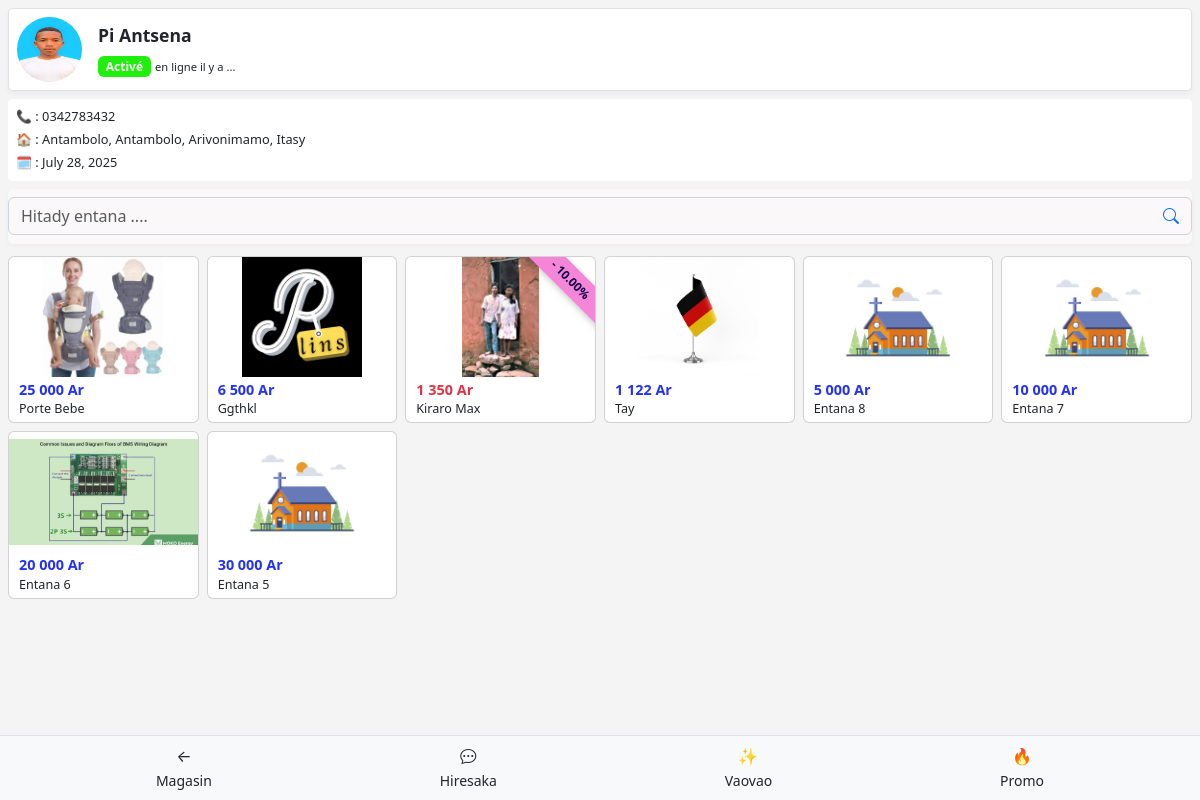
Page /acheteur/magasin/1/recherche/ on the committed database.
### vendeur/models.py (models this page shows, shortened)
class Magasin(models.Model):
    vendeur = models.OneToOneField(settings.AUTH_USER_MODEL, on_delete=models.CASCADE, related_name='magasin')
    nom_magasin = models.CharField(max_length=100)
    logo = models.ImageField(upload_to='logo_magasin', blank=True, null=True)
    lien_page_facebook = models.CharField()
    adresse_magasin = models.ForeignKey(Adresse, on_delete=models.SET_NULL, null=True)
    precision_adresse = models.CharField(max_length=150, blank=True, null=True)
    date_inscription = models.DateField(auto_now_add=True)

class Adresse(models.Model):
    region = models.CharField(max_length=100)
    district = models.CharField(max_length=100)
    commune = models.CharField(max_length=100)
    fokontany = models.CharField(max_length=100, blank=True, null=True)
    def __str__(self):
        parties = [self.fokontany, self.commune, self.district, self.region]
        return ", ".join([p for p in parties if p])

class Produits(models.Model):
    magasin = models.ForeignKey(Magasin, on_delete=models.CASCADE, related_name='produits')
    nom_produit = models.CharField(max_length=100)
    description = models.CharField(max_length=180)
    moq = models.IntegerField(default=1)
    image_profil_produit = models.ImageField(upload_to='image_profil_produit')
    mot_clet = models.CharField(max_length=250)
    created_at = models.DateTimeField(auto_now_add=True)
    modele_livraison = models.ForeignKey('ModeleLivraison', on_delete=models.SET_NULL, null=True, help_text="frais de livraison appliqué à ce produit")
    promo_active = models.BooleanField(default=False)
    reduction_pourcentage = models.DecimalField(
        max_digits=5, decimal_places=2, null=True, blank=True,
        help_text="Pourcentage de réduction (0-100)"
    )
    promo_debut = models.DateTimeField(null=True, blank=True)
    promo_fin = models.DateTimeField(null=True, blank=True)
    def est_nouveau(self):
        from django.utils import timezone
        return (timezone.now() - self.created_at).days < 7
    def promo_est_active(self):
        maintenant = timezone.now()
        return (
            self.promo_active
            and self.reduction_pourcentage is not None
            and self.promo_debut is not None
            and self.promo_fin is not None
            and self.promo_debut <= maintenant <= self.promo_fin
        )
    def get_prix_minimum(self):
        variations = self.variations.all()
        if not variations.exists():
            return None  # Ou un prix par défaut
        prix_min = min(variation.prix for variation in variations)
        if self.promo_est_active():
            reduction = self.reduction_pourcentage or Decimal(0)
            prix_promo = prix_min * (1 - reduction / Decimal(100))
            return round(prix_promo, 2)
        return prix_min

class VariationProduit(models.Model):
    produit = models.ForeignKey(Produits, on_delete=models.CASCADE, related_name='variations')
    nom_variation = models.CharField(max_length=100)
    image_variation = models.ImageField(upload_to='image_variation', blank=True, null=True)
    prix = models.IntegerField()
    stock = models.PositiveIntegerField(default=0)

### users/models.py (models this page shows, shortened)
class CustomUser(AbstractBaseUser, PermissionsMixin):
    ROLE_CHOICES = (
        ('vendeur', 'vendeur'),
        ('acheteur', 'acheteur'),
    )
    phone = models.CharField(max_length=20, unique=True)
    role = models.CharField(max_length=10, choices=ROLE_CHOICES)
    is_active = models.BooleanField(default=False)
    is_staff = models.BooleanField(default=False)
    objects = CustomUserManager()
    USERNAME_FIELD = 'phone'
    REQUIRED_FIELDS = ['role']

### acheteur/views.py (the view, shortened to what this page needs)
# urls.py: path("magasin/<int:magasin_id>/recherche/", RechercheProduitsMagasinView.as_view(), name="acheteur_recherche_produits_magasin")
class RechercheProduitsMagasinView(BaseInfiniteScrollView):
    template_name = "acheteur/recherche_produits_magasin.html"
    ajax_template_name = "acheteur/includes/produits_list.html"
    def get_queryset(self):
        magasin_id = self.kwargs.get("magasin_id")
        magasin = get_object_or_404(Magasin, id=magasin_id)
        query = self.request.GET.get("q", "").strip()
        produits = (
            Produits.objects
            .filter(magasin=magasin)
            .prefetch_related("variations")
            .all()
        )
        if not query:
            return produits.order_by("-id")
    def get_context_data(self, **kwargs):
        context = super().get_context_data(**kwargs)
        magasin_id = self.kwargs.get("magasin_id")
        magasin = get_object_or_404(Magasin, id=magasin_id)
        context["magasin"] = magasin
        context["query"] = self.request.GET.get("q", "").strip()
        produit_id = self.request.GET.get("from")
        context["produit_retour_id"] = produit_id
        return context

### acheteur/templatetags/format_mg.py (called while the page is built)
@register.filter
def separateur_mg(value):
    try:
        valeur = float(value)
        return f"{valeur:,.0f}".replace(",", " ")
    except (ValueError, TypeError):
        return value

### acheteur/views_base.py (called while the page is built, shortened)
    def get_paginate_by(self, queryset):
        page_size = self.request.GET.get('page_size')
        if page_size and page_size.isdigit():
            return int(page_size)
        return self.paginate_by

    def get(self, request, *args, **kwargs):
        queryset = self.get_queryset()
        paginate_by = self.get_paginate_by(queryset)
        paginator = Paginator(queryset, paginate_by)
        page_number = request.GET.get('page', 1)
        try:
            page_obj = paginator.page(page_number)
        except (EmptyPage, ValueError):
            if request.headers.get('X-Requested-With') == 'XMLHttpRequest':
                return JsonResponse({'produits_html': '', 'has_next': False})
            page_obj = paginator.page(paginator.num_pages)
        self.object_list = page_obj.object_list
        context = self.get_context_data(object_list=page_obj)
        return self.render_to_response(context)

### vendeur/context_processors.py (called while the page is built)
def magasin_context(request):
    if request.user.is_authenticated:
        try:
            return {'magasin': request.user.magasin}
        except Magasin.DoesNotExist:
            return {'magasin': None}
    return {'magasin': None}

### acheteur/templates/acheteur/recherche_produits_magasin.html (shortened to what this page needs)
{% extends 'acheteur/base_magasin_detail.html' %}
{% load static %}
{% block extra_css %}
<link rel="stylesheet" href="{% static 'css/liste_produits.css' %}">
{% endblock %}
{% block content %}
  <div class="d-flex align-items-center p-2 border en-tete"
      style="border-radius: 5px;">
      {% if magasin.logo %}
          <img src="{{ magasin.logo.url }}" alt="Logo du magasin"
              class="rounded-circle me-3" width="65" height="65">
      {% else %}
          <img src="{% static 'images/logo_pardefaut.jpg' %}" alt="Logo par défaut"
              class="rounded-circle me-3" width="65" height="65">
      {% endif %}
      <div>
          <p class="mb-1 fw-bold" style="font-size: 1.1em;">{{ magasin.nom_magasin }}</p>
          {% if magasin.vendeur.is_active %}
          <span class="badge" style="background-color: rgb(32, 238, 13);">Activé</span>
          {% else %}
          <span class="badge bg-danger">Non activé</span>
          {% endif %}
          <span style="font-size: 0.7rem;">en ligne il y a ...</span>
      </div>
  </div>
    <div class="card-infos my-2 p-2">
        <div style="font-size: 0.8rem;">
            <p class="mb-1"><span>📞 :</span> {{ magasin.vendeur.phone }}</p>
            <p class="mb-1"><span>🏠 :</span> {{ magasin.adresse_magasin }}</p>
            <p class="mb-0"><span>🗓️ :</span> {{ magasin.date_inscription }}</p>
        </div>
    </div>
    <div class="search-bar-sticky-magasin">
        <form method="GET" action="{% url 'acheteur_recherche_produits_magasin' magasin.id %}" class="mb-1">
            <div class="input-group search-group">
                <input type="text" name="q" class="form-control search-input"
                        value="{{ query }}" placeholder="Hitady entana ...." aria-label="Rechercher" />
                <button type="submit" class="btn border-0 bg-transparent text-primary search-addon">
                    <i class="bi bi-search"></i>
                </button>
            </div>
        </form>
    </div>
    {% if produits %}
        <div id="produits-container" class="row row-cols-2 row-cols-sm-3 row-cols-md-4 row-cols-lg-5 row-cols-xl-6 g-2 mt-1">
            {% include 'acheteur/includes/produits_list.html' %}
        </div>
    <br>
        {% else %}
        <p class="text-center mt-4">Tsy mbola misy io entana io!</p>
        <hr>
    {% endif %}
    <footer class="fixed-bottom bg-light border-top py-2">
    <div class="container">
        <div class="d-flex justify-content-around text-center">
        <a href="{% url 'acheteur_produits_magasin' magasin.id %}?from={{ produit_retour_id }}"
            class="text-decoration-none text-dark">
            <i>←</i><br><small>Magasin</small>
        </a>
        <a href="#" class="text-decoration-none text-dark">
            <i class="bi bi-chat-dots"></i><br><small>Hiresaka</small>
        </a>
        <a href="#" class="text-decoration-none text-dark">
            <span>✨</span><br><small>Vaovao</small>
        </a>
        <a href="#" class="text-decoration-none text-dark">
            <span>🔥</span><br><small>Promo</small>
        </a>
        </div>
    </div>
    </footer>
{% endblock %}

### acheteur/templates/acheteur/includes/produits_list.html
{% load format_mg %}
 {% for prod in produits %}
  <div class="col">
    <a href="{% url 'acheteur_detail_produit' prod.id %}" class="text-decoration-none text-dark">
      <div class="card h-100 position-relative">
        {% if prod.promo_est_active %}
          <span class="badge-promo"><strong>- {{ prod.reduction_pourcentage }}%</strong></span>
        {% elif prod.est_nouveau %}
          <span class="badge-nouveau">Vaovao</span>
        {% endif %}
        <img src="{{ prod.image_profil_produit.url }}" class="produit-img"
          alt="{{ prod.nom_produit }}" onerror="this.src='https://via.placeholder.com/150'" />
        <div class="card-body nom_prix" style="font-size: 0.9rem;">
          {% if prod.promo_est_active %}
            <strong> <span class="text-danger">{{ prod.get_prix_minimum|separateur_mg }} Ar</span> </strong>
          {% else %}
            <strong> <span style="color: rgb(36, 50, 245);">{{ prod.get_prix_minimum|separateur_mg }} Ar</span> </strong>
          {% endif %}
          <div class="small text-truncate">{{ prod.nom_produit }}</div>
        </div>
      </div>
    </a>
  </div>
{% endfor %}

### acheteur/static/css/liste_produits.css (style rules this page uses)
body { background-color: rgb(246, 244, 244); }
.search-group { border: 1px solid #ced4da; border-radius: 0.375rem; overflow: hidden; }
.search-input { border: none; background: transparent; }
.search-addon { background: transparent; }
.produit-img { width: 100%; height: 120px; object-fit: contain; border-top-left-radius: 0.375rem; border-top-right-radius: 0.375rem; }
.card { min-height: 150px; overflow: hidden; transition: transform 0.2s ease-in-out; }
.nom_prix { padding-left: 10px; padding-bottom: 3px; padding-top: 2px; }
.badge-promo { position: absolute; top: 10px; right: -40px; background-color: #f585d7; color: rgb(20, 1, 73); font-size: 0.75rem; padding: 4px 40px; transform: rotate(45deg); box-shadow: 0 2px 6px rgba(0, 0, 0, 0.2); z-index: 10; }

### acheteur/templates/acheteur/recherche_produits_magasin.html (style rules this page uses)
.en-tete { position: sticky; top: 0; z-index: 100; background-color: white; padding: 10px; border-radius: 5px; box-shadow: 0 2px 4px rgba(0, 0, 0, 0.05); }
.search-bar-sticky-magasin { position: sticky; top: 80px; z-index: 99; background-color: rgb(250, 248, 248); padding-top: 8px; padding-bottom: 5px; border-radius: 5px; box-shadow: 0 2px 4px rgba(0,0,0,0.03); }
.en-tete, .search-bar-sticky-magasin { transition: all 0.3s ease-in-out; }
.card-infos { overflow: hidden; transition: transform 0.2s ease-in-out; background-color: white; border-radius: 5px; }

### rows in the picture
Magasin: logo (picture), nom_magasin "Pi Antsena", vendeur.phone "0342783432", adresse_magasin "Antambolo, Antambolo, Arivonimamo, Itasy", date_inscription "July 28, 2025"
Produits: image_profil_produit (picture), get_prix_minimum|separateur_mg "25 000", nom_produit "Porte Bebe"
Produits: image_profil_produit (picture), get_prix_minimum|separateur_mg "6 500", nom_produit "Ggthkl"
Produits: reduction_pourcentage "10.00", image_profil_produit (picture), get_prix_minimum|separateur_mg "1 350", nom_produit "Kiraro Max"
Produits: image_profil_produit (picture), get_prix_minimum|separateur_mg "1 122", nom_produit "Tay"
Produits: image_profil_produit (picture), get_prix_minimum|separateur_mg "5 000", nom_produit "Entana 8"
Produits: image_profil_produit (picture), get_prix_minimum|separateur_mg "10 000", nom_produit "Entana 7"
Produits: image_profil_produit (picture), get_prix_minimum|separateur_mg "20 000", nom_produit "Entana 6"
Produits: image_profil_produit (picture), get_prix_minimum|separateur_mg "30 000", nom_produit "Entana 5"
